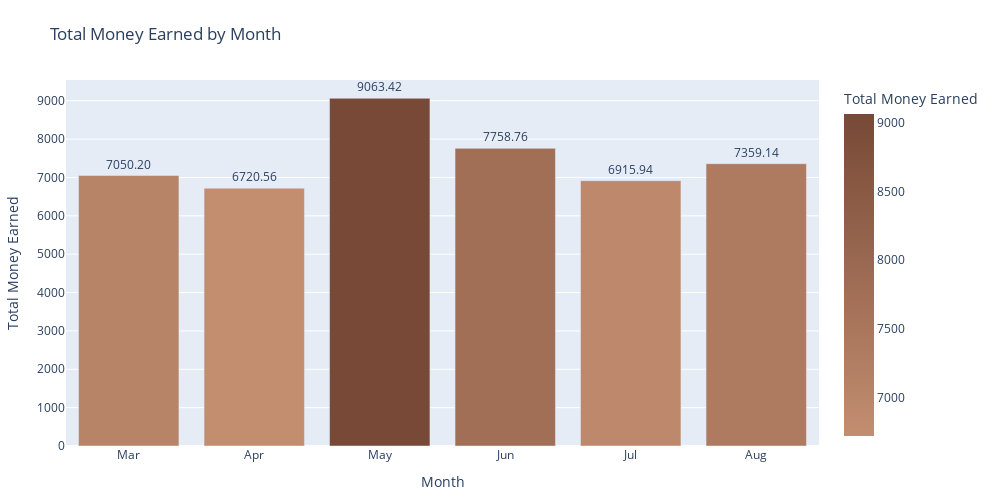

The code cell stored with this chart in its notebook:
### Markdown cell above
<h1 style="color: #774936; font-size: 18px; font-weight: 500">&#9749; Total Money Earned by Months &#9749;</h1>

### Code cell
df['date'] = pd.to_datetime(df['date'])

df['year'] = df['date'].dt.year

df['month_year'] = df['date'].dt.to_period('M')
df['month_year_label'] = df['date'].dt.strftime('%b')

df_monthly = df.groupby('month_year_label')['money'].sum().reset_index()

custom_color_scale = [
    [0, '#C38E70'], 
    [0.5, '#9D6B53'],
    [1, '#774936']
]

month_order = ['Jan', 'Feb', 'Mar', 'Apr', 'May', 'Jun', 'Jul', 'Aug', 'Sep', 'Oct', 'Nov', 'Dec']

df_monthly['month_year_label'] = pd.Categorical(df_monthly['month_year_label'], categories=month_order, ordered=True)
df_monthly = df_monthly.sort_values('month_year_label')

fig = px.bar(df_monthly, x='month_year_label', y='money',
             labels={'month_year_label': 'Month', 'money': 'Total Money Earned'},
             title='Total Money Earned by Month',
             color='money',
             color_continuous_scale=custom_color_scale,
             text='money')

fig.update_traces(
    hoverlabel=dict(
        bgcolor='#774936',
        font=dict(
            color='#ffffff'
        )
    ),
    texttemplate='%{text:.2f}',
    textposition='outside',
    hovertemplate='<b>Month:</b> %{x}<br><b>Total Money:</b> $%{customdata:.2f}<extra></extra>',  # Format tooltip
    customdata=df_monthly['money']
)

fig.update_xaxes(
    tickvals=df_monthly['month_year_label'],
    ticktext=df_monthly['month_year_label']
)

fig.update_layout(
    height=500,
    width=1000,
    margin=dict(t=80, b=40, l=40, r=40)
)

fig.show()

### Figure 1 — Plotly figure (JSON) as saved in the notebook; plotly's stock layout.template omitted (floating-point values rounded to 4 significant figures)
{"data": [{"alignmentgroup": "True", "customdata": [7050.0, 6721.0, 9063.0, 7759.0, 6916.0, 7359.0], "hoverlabel": {"bgcolor": "#774936", "font": {"color": "#ffffff"}}, "hovertemplate": "<b>Month:</b> %{x}<br><b>Total Money:</b> $%{customdata:.2f}<extra></extra>", "legendgroup": "", "marker": {"color": [7050.0, 6721.0, 9063.0, 7759.0, 6916.0, 7359.0], "coloraxis": "coloraxis", "pattern": {"shape": ""}}, "name": "", "offsetgroup": "", "orientation": "v", "showlegend": false, "text": [7050.0, 6721.0, 9063.0, 7759.0, 6916.0, 7359.0], "textposition": "outside", "texttemplate": "%{text:.2f}", "type": "bar", "x": ["Mar", "Apr", "May", "Jun", "Jul", "Aug"], "xaxis": "x", "y": [7050.0, 6721.0, 9063.0, 7759.0, 6916.0, 7359.0], "yaxis": "y"}], "layout": {"barmode": "relative", "coloraxis": {"colorbar": {"title": {"text": "Total Money Earned"}}, "colorscale": [[0, "#C38E70"], [0.5, "#9D6B53"], [1, "#774936"]]}, "height": 500, "legend": {"tracegroupgap": 0}, "margin": {"b": 40, "l": 40, "r": 40, "t": 80}, "title": {"text": "Total Money Earned by Month"}, "width": 1000, "xaxis": {"anchor": "y", "domain": [0, 1], "ticktext": ["Mar", "Apr", "May", "Jun", "Jul", "Aug"], "tickvals": ["Mar", "Apr", "May", "Jun", "Jul", "Aug"], "title": {"text": "Month"}}, "yaxis": {"anchor": "x", "domain": [0, 1], "title": {"text": "Total Money Earned"}}}}
